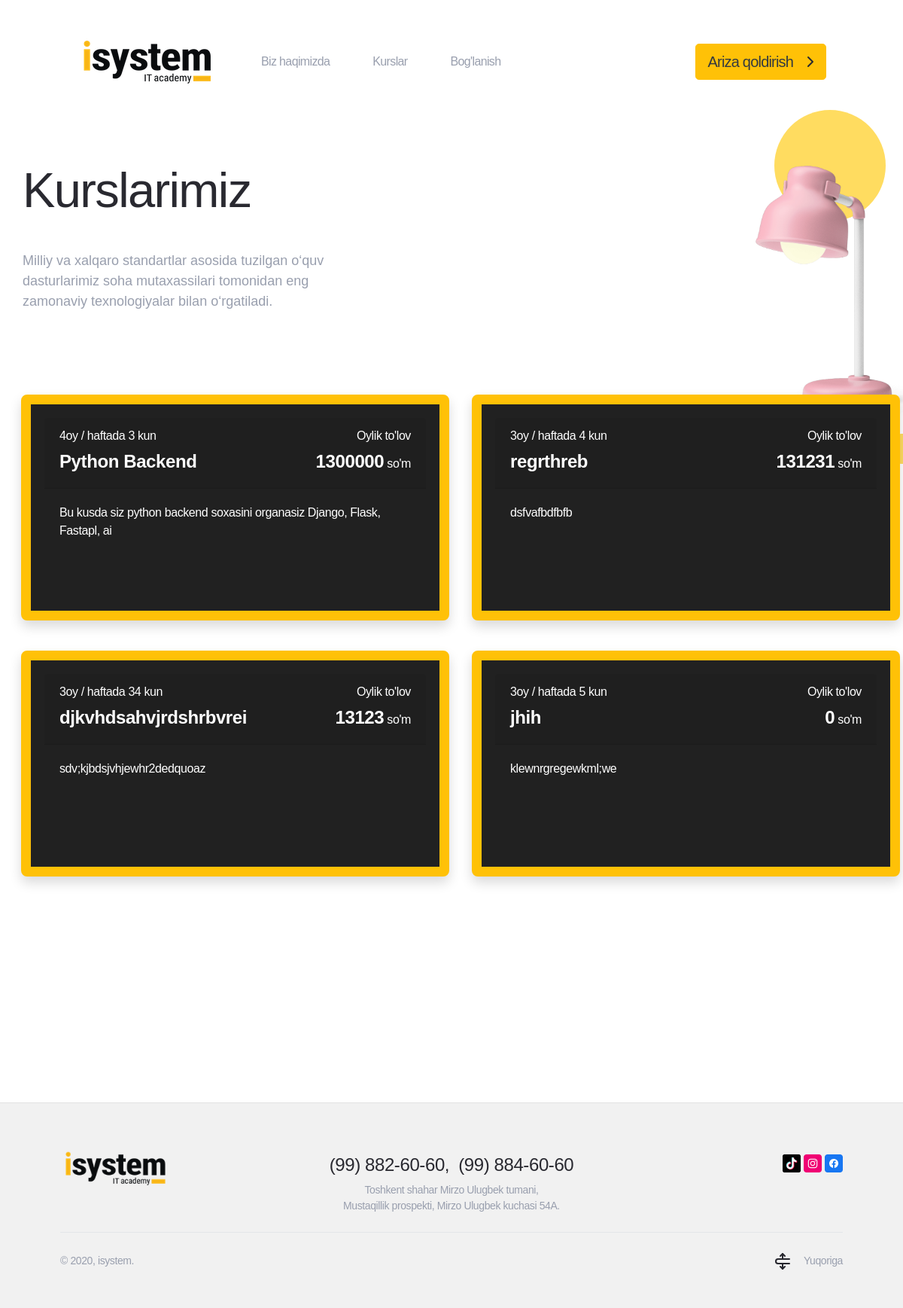
Page /courses/ on the committed database.
### app/models.py (models this page shows, shortened)
class Courses(models.Model):
    title = models.CharField(max_length=150)
    month = models.IntegerField(default=3)
    day = models.IntegerField()
    price = models.IntegerField(default=0)
    desc = models.TextField()
    created_at = models.DateTimeField(auto_now_add=True)
    is_published = models.BooleanField(default=False)

### app/views.py (the view)
# urls.py: path('courses/', courses),
def courses(request):
    posts = Courses.objects.filter(is_published=True)
    context ={
        'posts': posts
    }
    return render(request, 'courses.html', context)

### templates/courses.html (shortened to what this page needs)
{% extends 'base.html' %}
{% load static %}
{% block content %}
 <div class=" quality">
        <div class="quality__head">
            <div class="quality__center container p-0">
                <div class="quality__top" data-aos="animation-scale-y">
                    <h2 class="quality__title title">
                        Kurslarimiz
                    </h2>
                </div>
                <div class="quality__info info" data-aos="animation-scale-y" data-aos-delay="200">
                    Milliy va xalqaro standartlar asosida tuzilgan o‘quv dasturlarimiz soha mutaxassilari tomonidan eng zamonaviy texnologiyalar bilan o‘rgatiladi.
                </div>
            </div>
            <div class="quality__preview">
                <img class="quality__pic js-parallax" data-scale="1.2" data-orientation="left" src="{% static 'img/lamp.png' %}" alt="">
            </div>
        </div>
        <div class="container center p-2 mb-5">
            <div class="row">
                {% for post in posts %}
                    <div class="col-sm-12 col-md-6">
                        <a class="card bg-transparent border-0 mb-3" href="/">
                            <div class="plan__item w-100 shadow" data-aos="animation-translate-y">
                                <div class="card-header">
                                    <div class="row">
                                        <div class="col-xs-12 col-md-8 text-center text-lg-left">
                                            <div class="mb-2">{{post.month}}oy / haftada {{post.day}} kun</div>
                                            <div class="h4 font-weight-bold">{{post.title}}</div>
                                        </div>
                                        <div class="col-xs-12 col-md-4 text-center text-lg-right ">
                                            <div class="mb-2">Oylik to'lov</div>
                                            <div class="">
                                                <span class="h4 font-weight-bolder">{{post.price}}</span> so'm
                                            </div>
                                        </div>
                                    </div>
                                </div>
                                <div class="card-body" style="min-height: 148px;">
                                    {{post.desc}}
                                </div>
                            </div>
                        </a>
                    </div>
                {% endfor %}
            </div>
        </div>
        <div class="quality__circles">
            <div class="quality__circle"> </div>
        </div>
    </div>
    <div class="my-5 py-5">
    </div>
        </div>
    </div>
   {% endblock %}

### templates/base.html (shortened to what this page needs)
<!DOCTYPE html>
<html lang="en">
{% load static %}
<head>
    <link rel="stylesheet" href="{% static 'css/isystem.css' %}">
</head>
<body>
    <div id="app" class="page">
        <div class="main pb-0">
            <div class="container header js-header" id="header">
    <div class="header__center">
        <a class="header__logo" href="/">
            <img class="header__pic" src="{% static 'images/isystem-logo.png' %}" alt=""></a>
        <div class="header__wrap js-header-wrap">
            <nav class="header__nav">
                <a class=" header__item "
                   href="/about/">Biz haqimizda
                </a>
                <a class="header__item "
                   href="/courses/">Kurslar
                </a>
                <a class="header__item "
                   href="/contact/">Bog'lanish
                </a>
            </nav>
        </div>
        <a class="quality__link btn btn-lg btn-outline-light text-dark border-warning ml-5 bg-warning"
           href="courses/apply.html">Ariza qoldirish<svg class="icon icon-arrow-right">
                <use xlink:href="{% static 'img/sprite.svg#icon-arrow-right"></use>
            </svg>
        </a>
    </div>
</div>
{% block content %}
    <div class="footer js-footer">
    <div class="footer__center center">
        <div class="container px-0 pb-4">
            <div class="row">
                <div class="col-sm-12 col-md-3">
                    <a class="footer__logo" href="#">
                        <img class="footer__pic" src="{% static 'images/isystem-logo.png' %}" alt="">
                    </a>
                </div>
                <div class="col-sm-12 col-md-6 text-center">
                    <div class="text-center pt-2 pb-2">
                        <span class="h4 mr-2">(99) 882-60-60,</span>
                        <span class="h4 ">(99) 884-60-60</span>
                    </div>
                    <div class="footer__copyright text-center">
                        Toshkent shahar Mirzo Ulugbek tumani, <br/>
                        Mustaqillik prospekti, Mirzo Ulugbek kuchasi 54A.
                    </div>
                </div>
                <div class="col-sm-12 col-md-3 pt-2 text-right">
                    <a href="https://www.tiktok.com/@isystem.uz" target="_blank"><img class="footer__pic' %}" src="{% static 'images/social_icons/tiktok.png' %}" alt=""></a>
                    <a href="ttps://www.instagram.com/isystem.uz/" target="_blank"><img class="footer__pic' %}" src="{% static 'images/social_icons/instagram.png' %}" alt=""></a>
                    <a href="https://www.facebook.com/isystem.uz" target="_blank"><img class="footer__pic' %}" src="{% static 'images/social_icons/facebook.png' %}" alt=""></a>
                </div>
            </div>
        </div>
        <div class="footer__bottom">
            <div class="footer__copyright">© 2020, isystem.</div>
            <a class="footer__scroll js-link-scroll" href="#header">
                <div class="footer__icon"><img class="footer__pic" src="{% static 'img/scroll.svg' %}" alt=""></div>
                <div class="footer__text">Yuqoriga</div>
            </a>
        </div>
    </div>
</div>
</body>
</html>

### rows in the picture
Courses: month "4", day "3", title "Python Backend", price "1300000", desc "Bu kusda siz python backend soxasini organasiz Django, Flask, Fastapl, ai"
Courses: month "3", day "4", title "regrthreb", price "131231", desc "dsfvafbdfbfb"
Courses: month "3", day "34", title "djkvhdsahvjrdshrbvrei", price "13123", desc "sdv;kjbdsjvhjewhr2dedquoaz"
Courses: month "3", day "5", title "jhih", price "0", desc "klewnrgregewkml;we"
